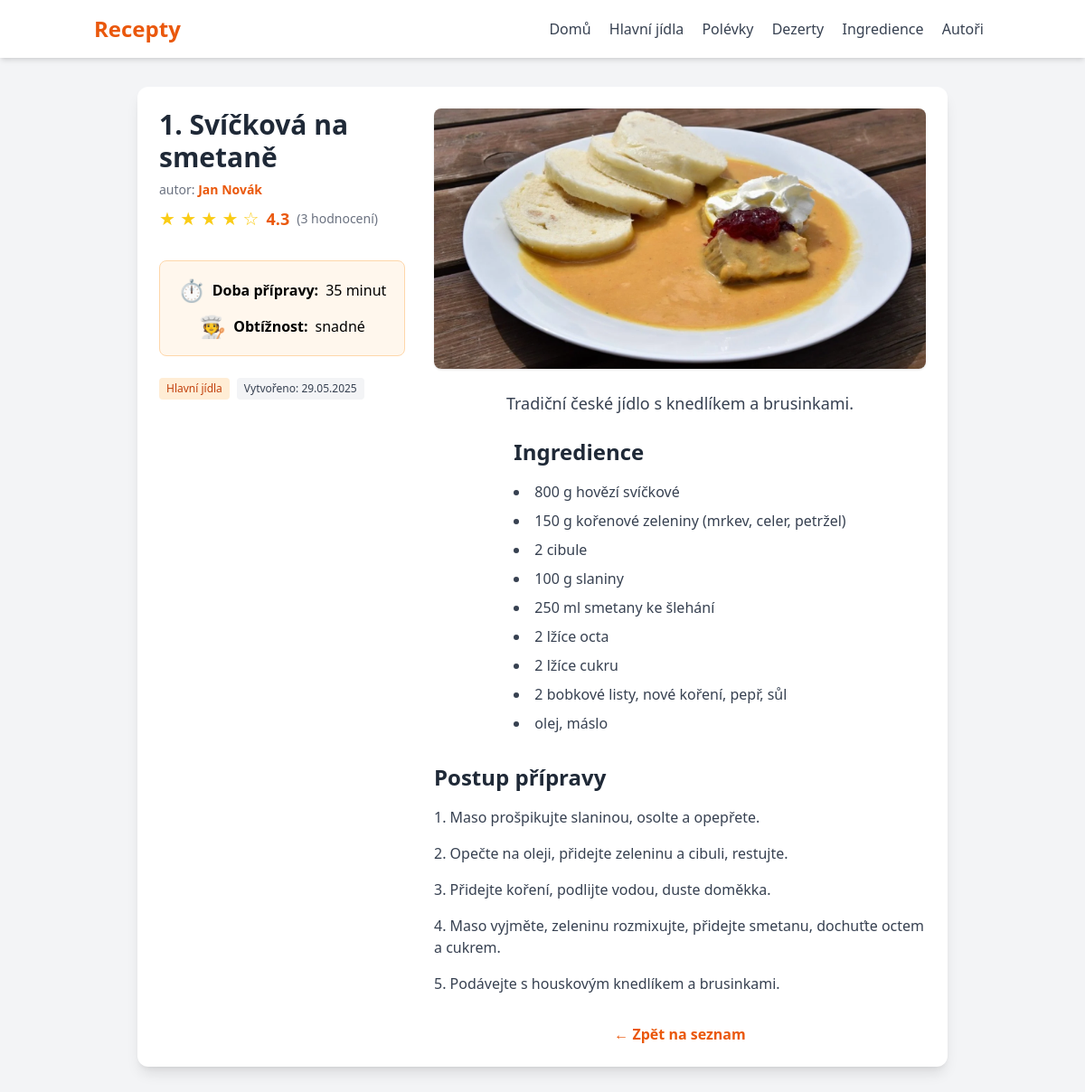
/recept/50/, run on the app's committed database.
### recepty/models.py (models this page shows, shortened)
class Recept(models.Model):
    OBTIZNOST_CHOICES = [
        ('L', 'Lehká'),
        ('S', 'Střední'),
        ('T', 'Těžká')
    ]
    nazev = models.CharField(
        max_length=200,
        validators=[MinLengthValidator(5)],
        help_text="Název receptu"
    )
    popis = models.TextField(
        validators=[MinLengthValidator(20)],
        help_text="Krátký popis receptu"
    )
    obrazek = models.ImageField(
        upload_to='recepty/',
        blank=True,
        null=True,
        help_text="Obrázek receptu"
    )
    kategorie = models.ForeignKey(
        Kategorie,
        on_delete=models.CASCADE,
        related_name='recepty',
        help_text="Kategorie receptu"
    )
    kuchar = models.ForeignKey(
        Kuchar,
        on_delete=models.CASCADE,
        related_name='recepty',
        help_text="Autor receptu"
    )
    datum_vytvoreni = models.DateTimeField(
        auto_now_add=True,
        help_text="Datum přidání receptu"
    )
    cas_pripravy = models.PositiveIntegerField(
        default=30,
        help_text="Čas přípravy v minutách"
    )
    obtiznost = models.CharField(
        max_length=1,
        choices=OBTIZNOST_CHOICES,
        default='S',
        help_text="Obtížnost receptu"
    )
    ingredience = models.TextField(
        default='[]',
        help_text="JSON seznam ingrediencí"
    )
    postup = models.TextField(
        default='[]',
        help_text="JSON seznam kroků postupu"
    )
    class Meta:
        verbose_name = 'Recept'
        verbose_name_plural = 'Recepty'
        ordering = ['id']  # Seřadí vzestupně podle ID
    @property
    def ingredience_list(self):
        import json
        return json.loads(self.ingredience)
    @property
    def postup_list(self):
        import json
        return json.loads(self.postup)

class Kuchar(models.Model):
    jmeno = models.CharField(
        max_length=100,
        validators=[MinLengthValidator(3)],
        help_text="Jméno autora receptu"
    )
    bio = models.TextField(
        blank=True,
        help_text="Biografie autora"
    )
    class Meta:
        verbose_name = 'Kuchař'
        verbose_name_plural = 'Kuchaři'
        ordering = ['jmeno']

class Kategorie(models.Model):
    nazev = models.CharField(
        max_length=100,
        unique=True,
        validators=[MinLengthValidator(3)],
        help_text="Název kategorie, např. 'Hlavní jídla'"
    )
    class Meta:
        verbose_name = 'Kategorie'
        verbose_name_plural = 'Kategorie'
        ordering = ['nazev']

### recepty/views.py (the view)
# urls.py: path('recept/<int:pk>/', views.detail_receptu, name='detail_receptu'),
def detail_receptu(request, pk):
    recept = get_object_or_404(Recept, pk=pk)
    return render(request, 'recepty/detail_receptu.html', {'recept': recept})

### recepty/templates/recepty/detail_receptu.html (shortened to what this page needs)
<!DOCTYPE html>
<html lang="cs">
<head>
    <script src="https://cdn.tailwindcss.com"></script>
</head>
<body class="bg-gray-100 min-h-screen">
    <header class="bg-white shadow-md">
        <div class="container mx-auto px-4 py-4 flex flex-col md:flex-row items-center justify-between">
            <div class="text-2xl font-bold text-orange-600">Recepty</div>
            <nav class="mt-2 md:mt-0">
                <a href="/" class="text-gray-700 hover:text-orange-600 mx-2 transition">Domů</a>
                <a href="/hlavni-jidla/" class="text-gray-700 hover:text-orange-600 mx-2 transition">Hlavní jídla</a>
                <a href="/polevky/" class="text-gray-700 hover:text-orange-600 mx-2 transition">Polévky</a>
                <a href="/dezerty/" class="text-gray-700 hover:text-orange-600 mx-2 transition">Dezerty</a>
                <a href="/ingredience/" class="text-gray-700 hover:text-orange-600 mx-2 transition">Ingredience</a>
                <a href="/autori/" class="text-gray-700 hover:text-orange-600 mx-2 transition">Autoři</a>
            </nav>
        </div>
    </header>
    <main class="container mx-auto px-4 py-8">
        <div class="bg-white rounded-xl shadow-lg max-w-4xl mx-auto p-6 flex flex-col md:flex-row gap-8">
            <div class="md:w-1/3 flex flex-col items-center md:items-start">
                <div class="mb-6 w-full">
                    <h1 class="text-3xl font-bold text-gray-800 mb-2">{{ recept.nazev }}</h1>
                    <div class="text-sm text-gray-500 mb-2">
                        autor: <span class="text-orange-600 font-semibold">{{ recept.kuchar.jmeno }}</span>
                    </div>
                    <div class="flex items-center mb-2">
                        <span class="text-yellow-400 text-xl">★ ★ ★ ★ ☆</span>
                        <span class="ml-2 text-orange-600 font-bold text-lg">4.3</span>
                        <span class="ml-2 text-gray-500 text-sm">(3 hodnocení)</span>
                    </div>
                </div>
                <div class="bg-orange-50 border border-orange-200 rounded-lg p-4 w-full mb-4 flex flex-col items-center">
                    <div class="flex items-center mb-2">
                        <span class="text-2xl mr-2">⏱️</span>
                        <span class="font-semibold">Doba přípravy:</span>
                        <span class="ml-2">35 minut</span>
                    </div>
                    <div class="flex items-center">
                        <span class="text-2xl mr-2">🧑‍🍳</span>
                        <span class="font-semibold">Obtížnost:</span>
                        <span class="ml-2">snadné</span>
                    </div>
                </div>
                <div class="flex flex-wrap gap-2 mt-2">
                    <span class="bg-orange-100 text-orange-700 px-2 py-1 rounded text-xs">{{ recept.kategorie.nazev }}</span>
                    <span class="bg-gray-100 text-gray-700 px-2 py-1 rounded text-xs">Vytvořeno: {{ recept.datum_vytvoreni|date:'d.m.Y' }}</span>
                </div>
            </div>
            <div class="md:w-2/3 flex flex-col items-center">
                {% if recept.obrazek %}
                    <img class="w-full h-72 object-cover rounded-lg mb-6 shadow" src="{{ recept.obrazek.url }}" alt="{{ recept.nazev }}">
                {% else %}
                    <img class="w-full h-72 object-cover rounded-lg mb-6 shadow" src="https://placehold.co/600x300?text=Recept" alt="Bez obrázku">
                {% endif %}
                <div class="text-lg text-gray-700 mb-6">{{ recept.popis }}</div>
                <div class="mb-8">
                    <h2 class="text-2xl font-bold text-gray-800 mb-4">Ingredience</h2>
                    <ul class="list-disc list-inside space-y-2">
                        {% for ingredience in recept.ingredience_list %}
                            <li class="text-gray-700">{{ ingredience }}</li>
                        {% endfor %}
                    </ul>
                </div>
                <div class="mb-8">
                    <h2 class="text-2xl font-bold text-gray-800 mb-4">Postup přípravy</h2>
                    <ol class="list-decimal list-inside space-y-4">
                        {% for krok in recept.postup_list %}
                            <li class="text-gray-700">{{ krok }}</li>
                        {% endfor %}
                    </ol>
                </div>
                <a href="{% url 'seznam_receptu' %}" class="inline-block text-orange-600 hover:underline font-semibold">&larr; Zpět na seznam</a>
            </div>
        </div>
    </main>
</body>
</html>

### data on the page
Recept: nazev "1. Svíčková na smetaně", kuchar.jmeno "Jan Novák", kategorie.nazev "Hlavní jídla", datum_vytvoreni "29.05.2025", obrazek (picture), popis "Tradiční české jídlo s knedlíkem a brusinkami."

### other printed values
{{ ingredience }} "800 g hovězí svíčkové" "150 g kořenové zeleniny (mrkev, celer, petržel)" "2 cibule" "100 g slaniny" "250 ml smetany ke šlehání" "2 lžíce octa" "2 lžíce cukru" "2 bobkové listy, nové koření, pepř, sůl" "olej, máslo"
{{ krok }} "Maso prošpikujte slaninou, osolte a opepřete." "Opečte na oleji, přidejte zeleninu a cibuli, restujte." "Přidejte koření, podlijte vodou, duste doměkka." "Maso vyjměte, zeleninu rozmixujte, přidejte smetanu, dochuťte octem a cukrem." "Podávejte s houskovým knedlíkem a brusinkami."
